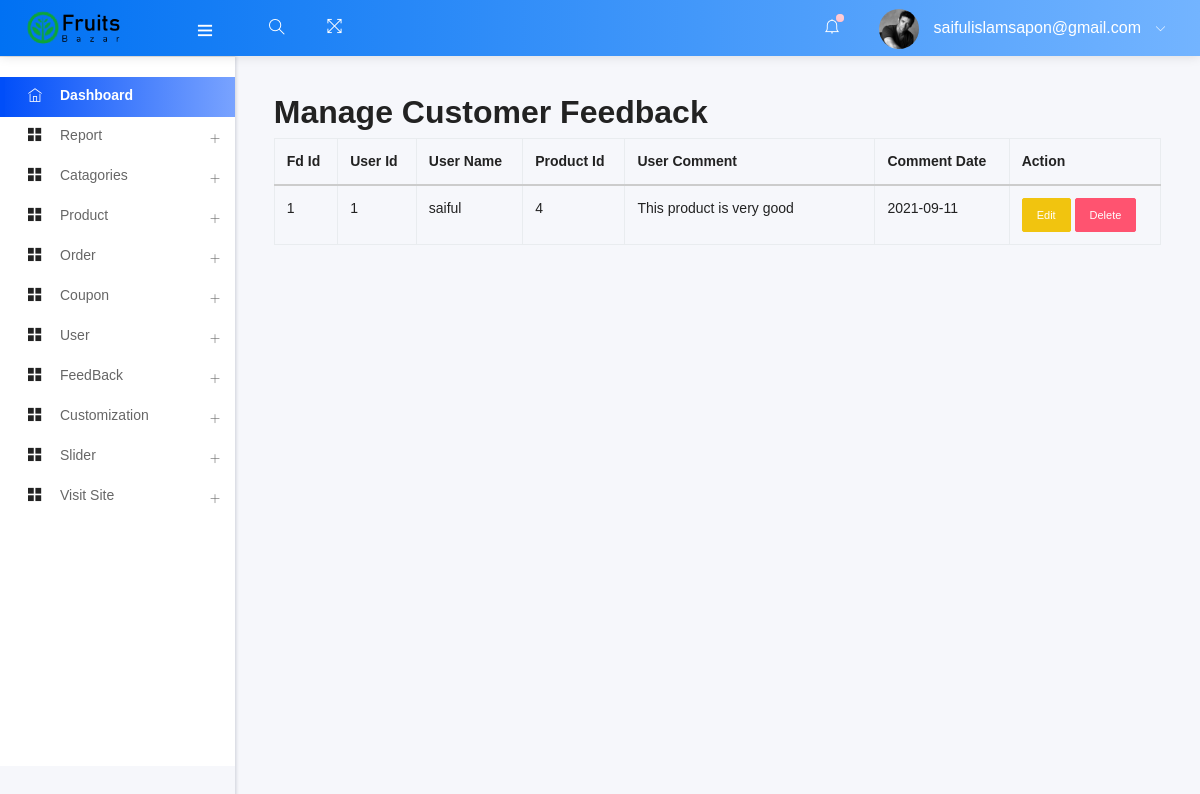
Page /admin/customer_feedback.php (signed in) on the earlier database version.
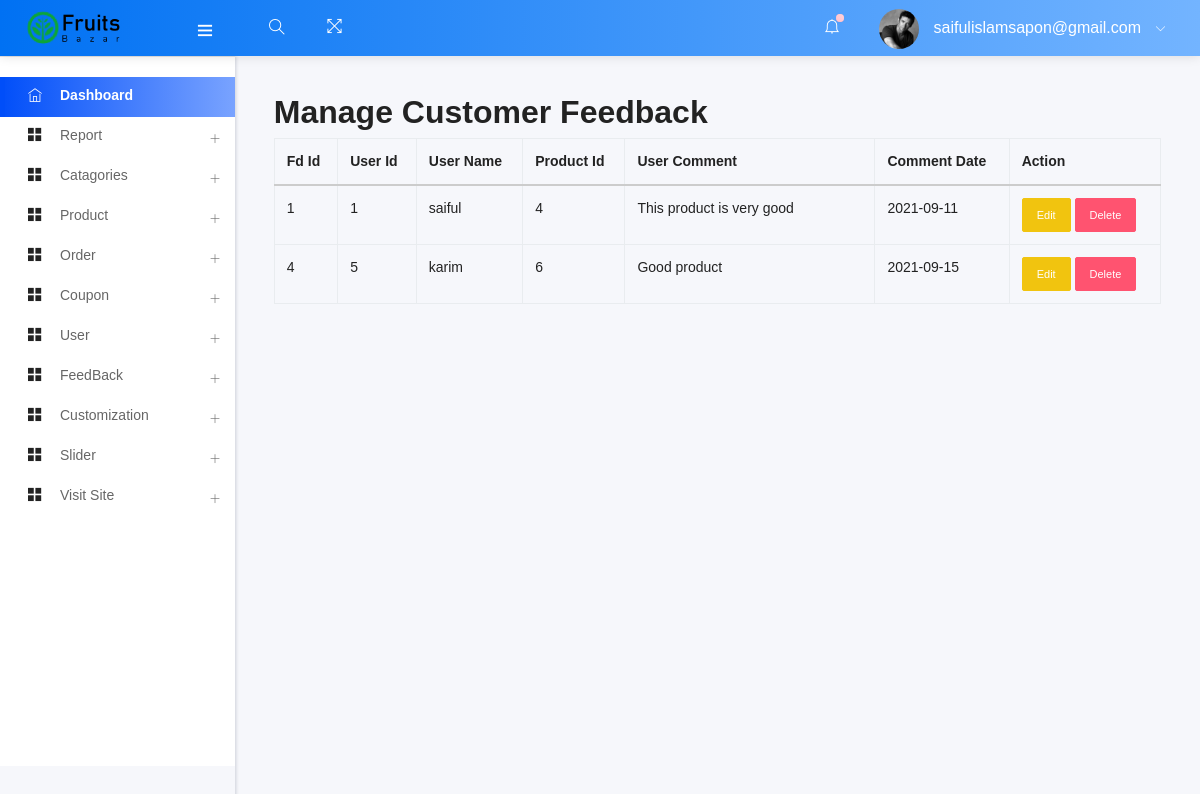
Same page on the later database version.
### tables this page shows
CREATE TABLE `customer_feedback` (
  `id` int(11) NOT NULL,
  `user_id` int(11) NOT NULL,
  `user_name` varchar(255) NOT NULL,
  `pdt_id` int(11) NOT NULL,
  `comment` varchar(255) NOT NULL,
  `comment_date` date NOT NULL
);

### admin/customer_feedback.php (called while the page is built, shortened)
<?php
    include ("template.php");
?>

### admin/class/adminback.php (called while the page is built, shortened)
<?php
class  adminback
{
    private $connection;
    function __construct()
    {
        $dbhost = "localhost";
        $dbuser = "root";
        $dbpass = "";
        $dbname = "ecommerce";
        $this->connection = mysqli_connect($dbhost, $dbuser, $dbpass, $dbname);
    }
    function view_comment_all(){
        $query = "SELECT * FROM `customer_feedback`";
        if(mysqli_query($this->connection, $query)){
            $result = mysqli_query($this->connection, $query);
           return $result;
        }
    }
}

### admin/views/customer_feedback_view.php (the view, shortened to what this page needs)
<?php
    $cmt_info = $obj->view_comment_all();
?>
<h2>Manage Customer Feedback</h2>
<table class="table table-bordered">
    <thead>
        <tr>
            <th>Fd Id</th>
            <th>User Id</th>
            <th>User Name</th>
            <th>Product Id</th>
            <th>User Comment</th>
            <th>Comment Date</th>
            <th>Action</th>
        </tr>
    </thead>
    <tbody>
        <?php
            while($cmt_row = mysqli_fetch_assoc($cmt_info)){
        ?>
        <tr>
            <td>
                <?php echo $cmt_row['id']?>
            </td>
            <td>
                <?php echo $cmt_row['user_id']?>
            </td>
            <td>
                <?php echo $cmt_row['user_name']?>
            </td>
            <td>
                <?php echo $cmt_row['pdt_id']?>
            </td>
            <td style="width:250px ;">
                <?php echo $cmt_row['comment']?>
            </td>
            <td>
                <?php echo $cmt_row['comment_date']?>
            </td>
            <td>
                <a href="edit_comment.php?status=editcomment&&id= <?php echo $cmt_row['id']?>" class="btn btn-sm btn-warning">Edit</a>
                <a href="?status=deletecomment&&id= <?php echo $cmt_row['id']?>" class="btn btn-sm btn-danger">Delete</a>
            </td>
        </tr>
        <?php }?>
    </tbody>
</table>

Differences in the rows shown:
added customer_feedback: id "4", user "5", user_name "karim", pdt "6", comment "Good product", comment_date "2021-09-15"
